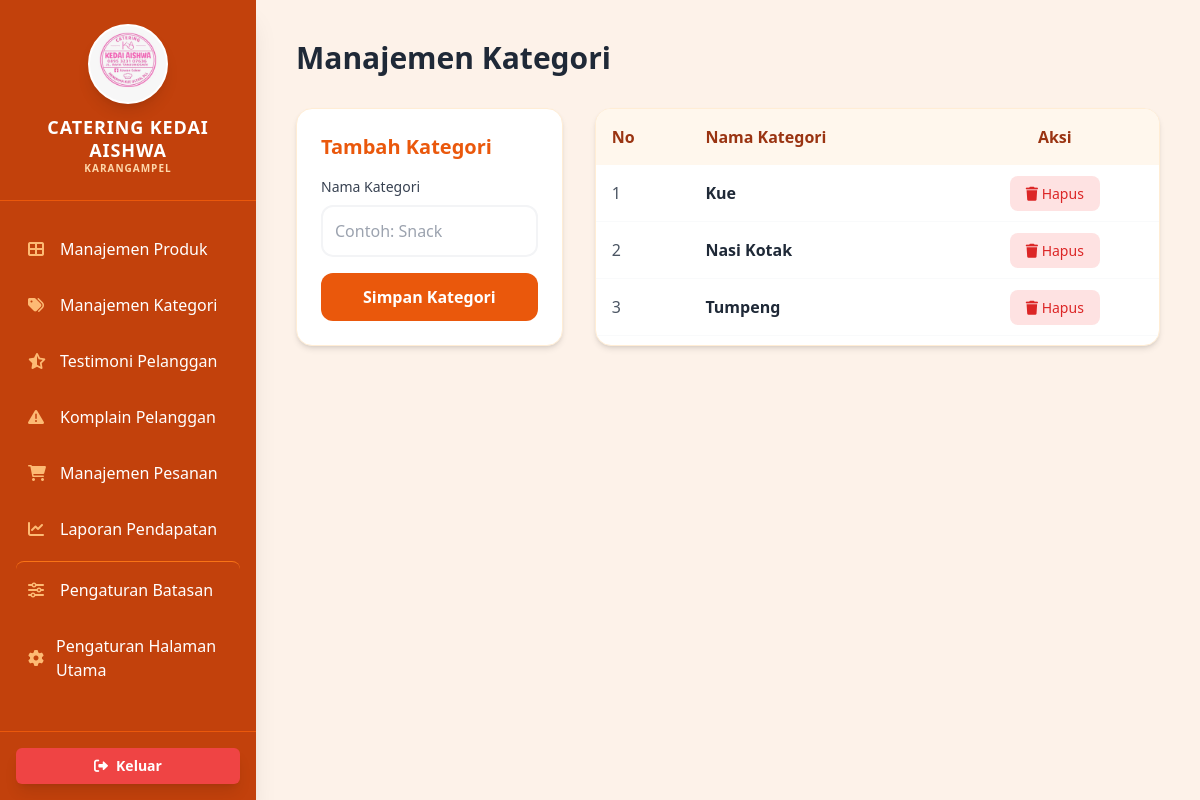
Screenshot of /pelanggan/dashboard_admin/kategori.php (signed in) with the database file from the repository.
### tables this page shows
CREATE TABLE `kategori` (
  `kategori_id` int(11) NOT NULL,
  `nama_kategori` varchar(100) NOT NULL
);

### pelanggan/dashboard_admin/kategori.php (the view, shortened to what this page needs)
<?php
include "koneksi.php";
$query = mysqli_query($conn, "SELECT * FROM kategori ORDER BY nama_kategori ASC");
?>
<!DOCTYPE html>
<html lang="id">
<head>
    <script src="https://cdn.tailwindcss.com"></script>
    <link rel="stylesheet" href="https://cdnjs.cloudflare.com/ajax/libs/font-awesome/6.0.0/css/all.min.css">
</head>
<body class="bg-[#fdf2e9] flex">
    <?php include('sidebar.php'); ?>
    <main class="flex-1 p-10 h-screen overflow-y-auto">
        <h2 class="text-3xl font-bold text-gray-800 mb-8">Manajemen Kategori</h2>
        <div class="grid grid-cols-1 lg:grid-cols-3 gap-8">
            <div class="bg-white p-6 rounded-2xl shadow-md border border-orange-100 h-fit">
                <h3 class="text-xl font-bold mb-4 text-orange-600">Tambah Kategori</h3>
                <form action="proses_kategori.php" method="POST">
                    <div class="mb-4">
                        <label class="block text-sm font-medium text-gray-700 mb-2">Nama Kategori</label>
                        <input type="text" name="nama_kategori" required placeholder="Contoh: Snack"
                               class="w-full border-2 border-gray-100 rounded-xl p-3 focus:border-orange-500 outline-none">
                    </div>
                    <button type="submit" class="w-full bg-orange-600 text-white py-3 rounded-xl font-bold hover:bg-orange-700 transition">
                        Simpan Kategori
                    </button>
                </form>
            </div>
            <div class="lg:col-span-2 bg-white rounded-2xl shadow-md overflow-hidden border border-orange-100">
                <table class="w-full text-left">
                    <thead class="bg-orange-50">
                        <tr>
                            <th class="p-4 font-bold text-orange-800">No</th>
                            <th class="p-4 font-bold text-orange-800">Nama Kategori</th>
                            <th class="p-4 font-bold text-orange-800 text-center">Aksi</th>
                        </tr>
                    </thead>
                    <tbody>
                        <?php $no = 1; while($row = mysqli_fetch_assoc($query)): ?>
                        <tr class="border-b border-gray-50 hover:bg-orange-50/30 transition">
                            <td class="p-4 text-gray-600"><?= $no++; ?></td>
                            <td class="p-4 font-semibold text-gray-800"><?= $row['nama_kategori']; ?></td>
                            <td class="p-4 text-center">
                                <a href="proses_kategori.php?aksi=hapus&id=<?= $row['kategori_id']; ?>"
                                   onclick="return confirm('Yakin ingin menghapus? Menu yang menggunakan kategori ini akan menjadi NULL.')"
                                   class="bg-red-100 text-red-600 px-4 py-2 rounded-lg text-sm hover:bg-red-600 hover:text-white transition">
                                   <i class="fas fa-trash"></i> Hapus
                                </a>
                            </td>
                        </tr>
                        <?php endwhile; ?>
                    </tbody>
                </table>
            </div>
        </div>
    </main>
</body>
</html>

### rows the page displays
kategori: nama_kategori "Kue"
kategori: nama_kategori "Nasi Kotak"
kategori: nama_kategori "Tumpeng"
